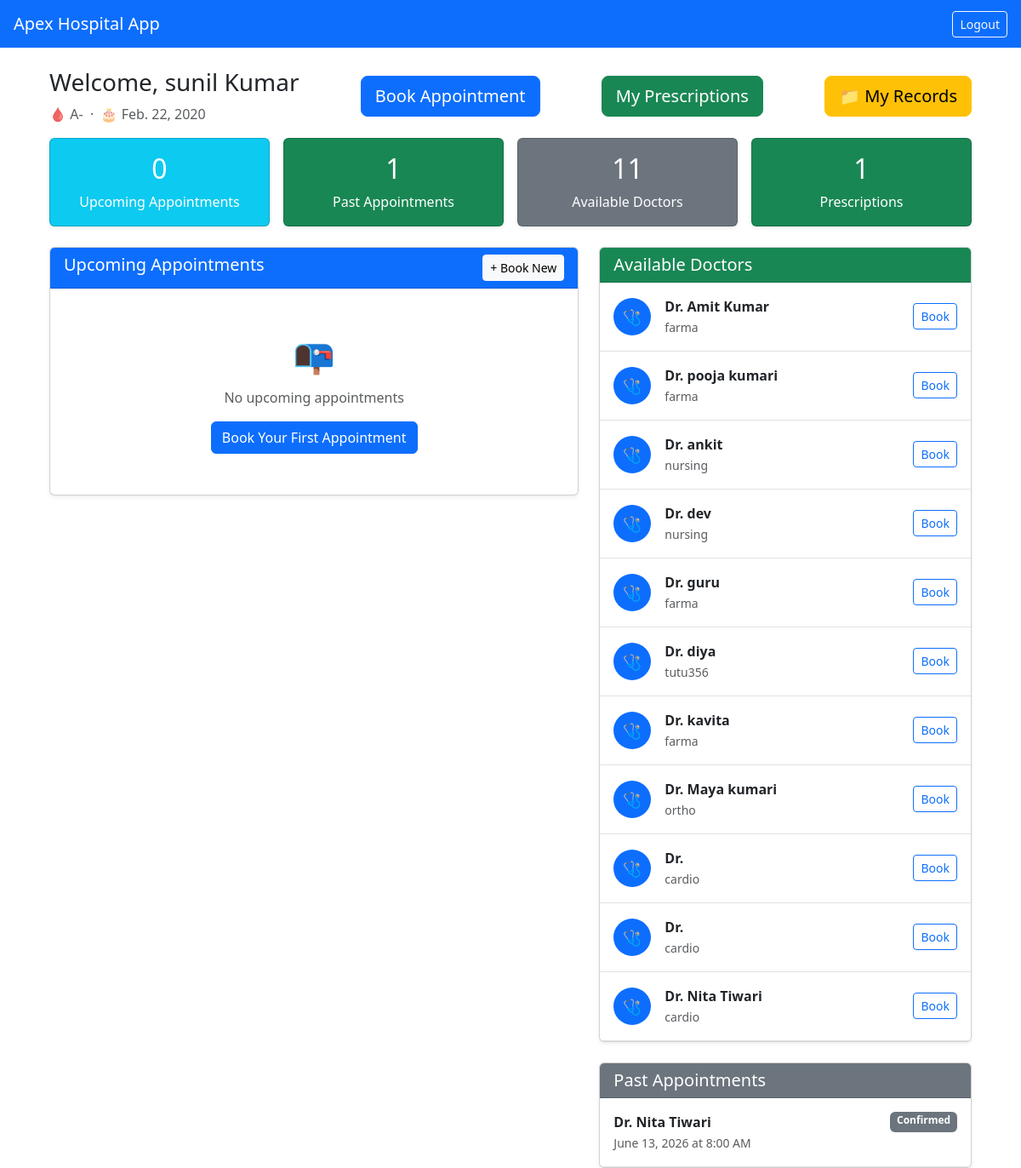
/dashboard/patient/ (signed in), run on the app's committed database.
### accounts/models.py (models this page shows, shortened)
class PatientProfile(models.Model):
    BLOOD_GROUPS = [
        ('A+','A+'),('A-','A-'),('B+','B+'),('B-','B-'),
        ('O+','O+'),('O-','O-'),('AB+','AB+'),('AB-','AB-'),
    ]
    user_profile = models.OneToOneField(
        UserProfile, on_delete=models.CASCADE, related_name='patient'
    )
    date_of_birth = models.DateField(null=True, blank=True)
    blood_group = models.CharField(max_length=5, choices=BLOOD_GROUPS, blank=True)
    address = models.TextField(blank=True)
    emergency_contact = models.CharField(max_length=15, blank=True)

class UserProfile(models.Model):
    ROLE_CHOICES = (
        ('doctor', 'Doctor'),
        ('patient', 'Patient'),
    )
    user = models.OneToOneField(
        User, on_delete=models.CASCADE, related_name='profile'
    )
    role = models.CharField(max_length=10, choices=ROLE_CHOICES)
    phone = models.CharField(max_length=15, blank=True)

class DoctorProfile(models.Model):
    user_profile = models.OneToOneField(
        UserProfile, on_delete=models.CASCADE, related_name='doctor'
    )
    specialization = models.CharField(max_length=100)
    license_number = models.CharField(max_length=50, unique=True)
    experience_years = models.PositiveIntegerField(default=0)
    bio = models.TextField(blank=True)

class Appointment(models.Model):
    STATUS_CHOICES = [
        ('pending', 'pending'),
        ('confirmed', 'confirmed'),
        ('cancelled', 'cancelled'),
        ('completed', 'completed'),
    ]
    patient = models.ForeignKey(
        PatientProfile, on_delete=models.CASCADE, related_name='appointments'
    )
    doctor = models.ForeignKey(
        DoctorProfile, on_delete=models.CASCADE, related_name='Appointment'
    )
    date = models.DateField()
    hour = models.IntegerField()
    status = models.CharField(
        max_length=10, choices=STATUS_CHOICES, default='pending'
    )
    reason = models.TextField(blank=True)
    notes = models.TextField(blank=True)
    created_at = models.DateTimeField(auto_now_add=True)
    class Meta:
        unique_together = ('doctor', 'date', 'hour')
    def get_time_display(self):
        suffix = 'AM' if self.hour < 12 else 'PM'
        h = self.hour if self.hour <= 12 else self.hour - 12
        return f"{h}:00 {suffix}"

### accounts/views.py (the view)
# urls.py: path('dashboard/patient/', views.patient_dashboard, name='patient_dashboard'),
@login_required
def patient_dashboard(request):
    if request.user.profile.role != 'patient':
        return redirect('doctor_dashboard')
    patient = request.user.profile.patient
    today   = timezone.now().date()
    upcoming = Appointment.objects.filter(
        patient=patient, date__gte=today
    ).exclude(status='cancelled').order_by('date', 'hour')
    past = Appointment.objects.filter(
        patient=patient, date__lt=today
    ).order_by('-date', '-hour')[:5]
    all_doctors        = DoctorProfile.objects.all()
    prescription_count = Prescription.objects.filter(patient=patient).count()
    records_count = MedicalRecord.objects.filter(patient=patient).count()
    return render(request, 'accounts/patient_dashboard.html', {
        'patient'            : patient,
        'upcoming'           : upcoming,
        'past'               : past,
        'all_doctors'        : all_doctors,
        'today'              : today,
        'prescription_count' : prescription_count,
        'records_count'      : records_count,
    })

### accounts/templates/accounts/patient_dashboard.html
{% extends 'accounts/base.html' %}
{% block content %}
<div class="container-fluid px-3">
  <div class="row g-3 mb-4">
    <div class="col-12 d-flex justify-content-between align-items-center">
      <div>
        <h3>Welcome, {{ patient.user_profile.user.get_full_name }} </h3>
        <p class="text-muted mb-0">
          🩸 {{ patient.blood_group|default:"—" }} &nbsp;·&nbsp;
          🎂 {{ patient.date_of_birth|default:"—" }}
        </p>
      </div>
      <a href="{% url 'book_appointment' %}" class="btn btn-primary btn-lg">
         Book Appointment
      </a>
      <a href="{% url 'patient_prescriptions' %}" class="btn btn-success btn-lg">
     My Prescriptions
      </a>
      <a href="{% url 'patient_medical_records' %}" class="btn btn-warning btn-lg">
      📁 My Records
    </a>
    </div>
    <div class="col-md-3">
      <div class="card bg-info text-white p-3 text-center shadow-sm">
        <h2>{{ upcoming.count }}</h2>
        <p class="mb-0">Upcoming Appointments</p>
      </div>
    </div>
    <div class="col-md-3">
      <div class="card bg-success text-white p-3 text-center shadow-sm">
        <h2>{{ past.count }}</h2>
        <p class="mb-0">Past Appointments</p>
      </div>
    </div>
    <div class="col-md-3">
      <div class="card bg-secondary text-white p-3 text-center shadow-sm">
        <h2>{{ all_doctors.count }}</h2>
        <p class="mb-0">Available Doctors</p>
      </div>
    </div>
    <div class="col-md-3">
      <div class="card bg-success text-white p-3 text-center shadow-sm">
        <h2>{{ prescription_count }}</h2>
        <p class="mb-0">Prescriptions</p>
      </div>
    </div>
  </div>
  <div class="row g-4">
    <div class="col-md-7">
      <div class="card shadow-sm">
        <div class="card-header bg-primary text-white d-flex justify-content-between">
          <h5 class="mb-0"> Upcoming Appointments</h5>
          <a href="{% url 'book_appointment' %}" class="btn btn-sm btn-light">+ Book New</a>
        </div>
        <div class="card-body p-0">
          {% if upcoming %}
          <div class="table-responsive">
            <table class="table table-hover mb-0">
              <thead class="table-light">
                <tr>
                  <th>Date</th><th>Time</th><th>Doctor</th>
                  <th>Reason</th><th>Status</th><th>Action</th>
                </tr>
              </thead>
              <tbody>
                {% for appt in upcoming %}
                <tr>
                  <td>{{ appt.date }}</td>
                  <td><strong>{{ appt.get_time_display }}</strong></td>
                  <td>Dr. {{ appt.doctor.user_profile.user.get_full_name }}<br>
                    <small class="text-muted">{{ appt.doctor.specialization }}</small>
                  </td>
                  <td><small>{{ appt.reason|default:"—" }}</small></td>
                  <td>
                    <span class="badge
                      {% if appt.status == 'confirmed' %}bg-success
                      {% elif appt.status == 'pending' %}bg-warning text-dark
                      {% elif appt.status == 'cancelled' %}bg-danger
                      {% else %}bg-secondary{% endif %}">
                      {{ appt.status|capfirst }}
                    </span>
                  </td>
                  <td>
                    {% if appt.status == 'pending' %}
                    <a href="{% url 'cancel_appointment' appt.id %}"
                       class="btn btn-sm btn-outline-danger"
                       onclick="return confirm('Cancel this appointment?')">
                      ✕ Cancel
                    </a>
                    {% endif %}
                  </td>
                </tr>
                {% endfor %}
              </tbody>
            </table>
          </div>
          {% else %}
            <div class="text-center py-5">
              <div style="font-size:2.5rem">📭</div>
              <p class="text-muted mt-2">No upcoming appointments</p>
              <a href="{% url 'book_appointment' %}" class="btn btn-primary">
                Book Your First Appointment
              </a>
            </div>
          {% endif %}
        </div>
      </div>
    </div>
    <div class="col-md-5">
      <div class="card shadow-sm">
        <div class="card-header bg-success text-white">
          <h5 class="mb-0"> Available Doctors</h5>
        </div>
        <div class="card-body p-0">
          {% for doc in all_doctors %}
          <div class="d-flex align-items-center p-3 border-bottom">
            <div class="rounded-circle bg-primary text-white d-flex align-items-center
                        justify-content-center me-3"
                 style="width:44px;height:44px;font-size:1.1rem;flex-shrink:0">
              🩺
            </div>
            <div class="flex-grow-1">
              <strong>Dr. {{ doc.user_profile.user.get_full_name }}</strong><br>
              <small class="text-muted">{{ doc.specialization }}</small>
            </div>
            <a href="{% url 'book_appointment' %}?doctor_id={{ doc.id }}"
               class="btn btn-sm btn-outline-primary">Book</a>
          </div>
          {% empty %}
            <div class="text-center py-4 text-muted">No doctors available yet</div>
          {% endfor %}
        </div>
      </div>
      {% if past %}
      <div class="card shadow-sm mt-4">
        <div class="card-header bg-secondary text-white">
          <h5 class="mb-0"> Past Appointments</h5>
        </div>
        <div class="card-body p-0">
          {% for appt in past %}
          <div class="p-3 border-bottom">
            <div class="d-flex justify-content-between">
              <strong>Dr. {{ appt.doctor.user_profile.user.get_full_name }}</strong>
              <span class="badge bg-secondary">{{ appt.status|capfirst }}</span>
            </div>
            <small class="text-muted">
              {{ appt.date }} at {{ appt.get_time_display }}
            </small>
          </div>
          {% endfor %}
        </div>
      </div>
      {% endif %}
    </div>
  </div>
</div>
{% endblock %}

### data on the page
PatientProfile: user_profile.user.get_full_name "sunil Kumar", blood_group "A-", date_of_birth "Feb. 22, 2020"
DoctorProfile: user_profile.user.get_full_name "Amit Kumar", specialization "farma"
DoctorProfile: user_profile.user.get_full_name "pooja kumari", specialization "farma"
DoctorProfile: user_profile.user.get_full_name "ankit", specialization "nursing"
DoctorProfile: user_profile.user.get_full_name "dev", specialization "nursing"
DoctorProfile: user_profile.user.get_full_name "guru", specialization "farma"
DoctorProfile: user_profile.user.get_full_name "diya", specialization "tutu356"
DoctorProfile: user_profile.user.get_full_name "kavita", specialization "farma"
DoctorProfile: user_profile.user.get_full_name "Maya kumari", specialization "ortho"
DoctorProfile: specialization "cardio"
DoctorProfile: specialization "cardio"
DoctorProfile: user_profile.user.get_full_name "Nita Tiwari", specialization "cardio"
Appointment: doctor.user_profile.user.get_full_name "Nita Tiwari", status "Confirmed", date "June 13, 2026", time "8:00 AM"

### other printed values
{{ upcoming.count }} "0"
{{ past.count }} "1"
{{ all_doctors.count }} "11"
{{ prescription_count }} "1"
